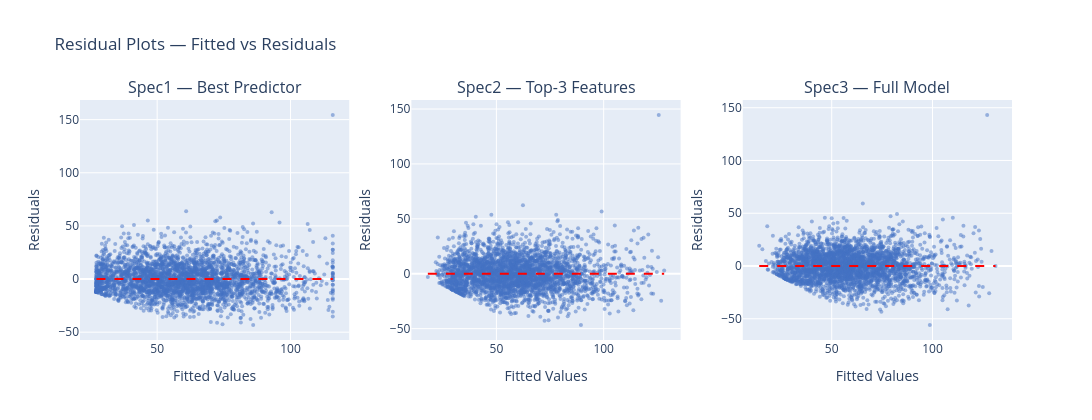

This figure's notebook cell:
### Markdown cell above
## Residual Plots — Fitted vs Residuals (Normal GD, each spec)

### Code cell
fig_res = make_subplots(rows=1, cols=3, subplot_titles=spec_labels)

for col_i, (spec_name, Xtr, Xte, _) in enumerate(specs, start=1):
    m, _, _, _ = gd_results[(spec_name, "normal")]
    y_hat  = m.predict(Xte)
    resid  = y_te - y_hat

    fig_res.add_trace(
        go.Scatter(x=y_hat, y=resid, mode="markers",
                   marker=dict(size=4, opacity=0.5, color="#4472C4"),
                   showlegend=False),
        row=1, col=col_i
    )
    rng = [float(y_hat.min()), float(y_hat.max())]
    fig_res.add_trace(
        go.Scatter(x=rng, y=[0, 0], mode="lines",
                   line=dict(color="red", dash="dash"),
                   showlegend=False),
        row=1, col=col_i
    )

fig_res.update_xaxes(title_text="Fitted Values")
fig_res.update_yaxes(title_text="Residuals")
fig_res.update_layout(
    title="Residual Plots — Fitted vs Residuals",
    height=420, width=1100
)
fig_res.show()

### Figure 1 — Plotly figure (JSON) as saved in the notebook; plotly's stock layout.template omitted (floating-point values rounded to 4 significant figures; data arrays with more than 128 entries replaced by an {"elided": "..."} marker saying what was removed)
{"data": [{"marker": {"color": "#4472C4", "opacity": 0.5, "size": 4}, "mode": "markers", "showlegend": false, "type": "scatter", "x": {"elided": "3084 float values"}, "xaxis": "x", "y": {"elided": "3084 float values"}, "yaxis": "y"}, {"line": {"color": "red", "dash": "dash"}, "mode": "lines", "showlegend": false, "type": "scatter", "x": [27.24, 115.8], "xaxis": "x", "y": [0, 0], "yaxis": "y"}, {"marker": {"color": "#4472C4", "opacity": 0.5, "size": 4}, "mode": "markers", "showlegend": false, "type": "scatter", "x": {"elided": "3084 float values"}, "xaxis": "x2", "y": {"elided": "3084 float values"}, "yaxis": "y2"}, {"line": {"color": "red", "dash": "dash"}, "mode": "lines", "showlegend": false, "type": "scatter", "x": [18.05, 128.2], "xaxis": "x2", "y": [0, 0], "yaxis": "y2"}, {"marker": {"color": "#4472C4", "opacity": 0.5, "size": 4}, "mode": "markers", "showlegend": false, "type": "scatter", "x": {"elided": "3084 float values"}, "xaxis": "x3", "y": {"elided": "3084 float values"}, "yaxis": "y3"}, {"line": {"color": "red", "dash": "dash"}, "mode": "lines", "showlegend": false, "type": "scatter", "x": [14.05, 131.2], "xaxis": "x3", "y": [0, 0], "yaxis": "y3"}], "layout": {"annotations": [{"font": {"size": 16}, "showarrow": false, "text": "Spec1 — Best Predictor", "x": 0.1444, "xanchor": "center", "xref": "paper", "y": 1, "yanchor": "bottom", "yref": "paper"}, {"font": {"size": 16}, "showarrow": false, "text": "Spec2 — Top-3 Features", "x": 0.5, "xanchor": "center", "xref": "paper", "y": 1, "yanchor": "bottom", "yref": "paper"}, {"font": {"size": 16}, "showarrow": false, "text": "Spec3 — Full Model", "x": 0.8556, "xanchor": "center", "xref": "paper", "y": 1, "yanchor": "bottom", "yref": "paper"}], "height": 420, "title": {"text": "Residual Plots — Fitted vs Residuals"}, "width": 1100, "xaxis": {"anchor": "y", "domain": [0, 0.2889], "title": {"text": "Fitted Values"}}, "xaxis2": {"anchor": "y2", "domain": [0.3556, 0.6444], "title": {"text": "Fitted Values"}}, "xaxis3": {"anchor": "y3", "domain": [0.7111, 1], "title": {"text": "Fitted Values"}}, "yaxis": {"anchor": "x", "domain": [0, 1], "title": {"text": "Residuals"}}, "yaxis2": {"anchor": "x2", "domain": [0, 1], "title": {"text": "Residuals"}}, "yaxis3": {"anchor": "x3", "domain": [0, 1], "title": {"text": "Residuals"}}}}
